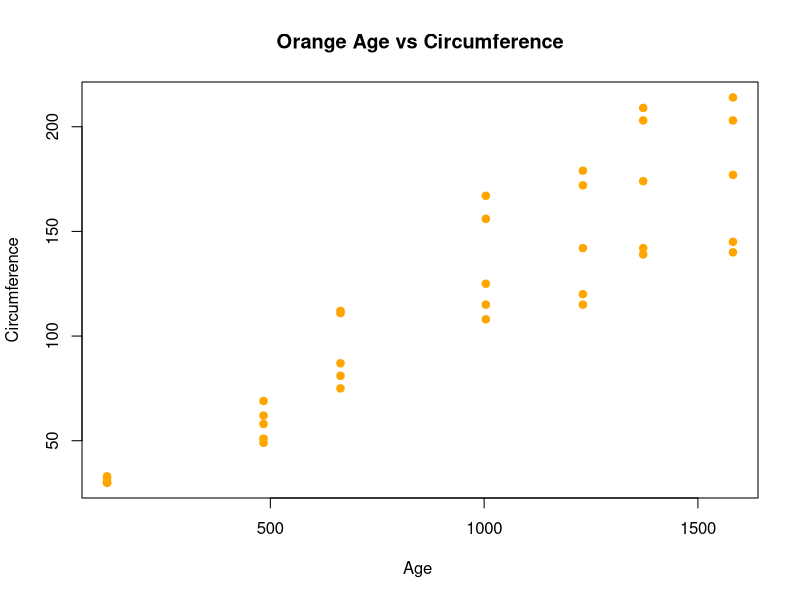

Source code (R):
# Roger IL Grande
# EM-622 Homework 1


data(Orange) # Load the built-in dataset Orange
View(Orange) # View the built-in dataset Orange data structure

mean(Orange$age) # Outputs mean value of age column
mean_age <- mean(Orange$age) # Creates variable with mean age value

mean(Orange$circumference) # Outputs mean value of circumference column
mean_circumference <- mean(Orange$circumference) # Creates variable with mean circumference value

length(which(Orange$Tree == 1)) # Count the number of type 1 trees in the Tree column
length(which(Orange$Tree == 2)) # Count the number of type 2 trees in the Tree column
length(which(Orange$Tree == 3)) # Count the number of type 3 trees in the Tree column
length(which(Orange$Tree == 4)) # Count the number of type 4 trees in the Tree column
length(which(Orange$Tree == 5)) # Count the number of type 5 trees in the Tree column


attach(Orange) # Attach data to global environment
plot(age, circumference, main="Orange Age vs Circumference", 
     xlab="Age ", ylab="Circumference", pch=19, col="orange") # Plot data in a scatter plot